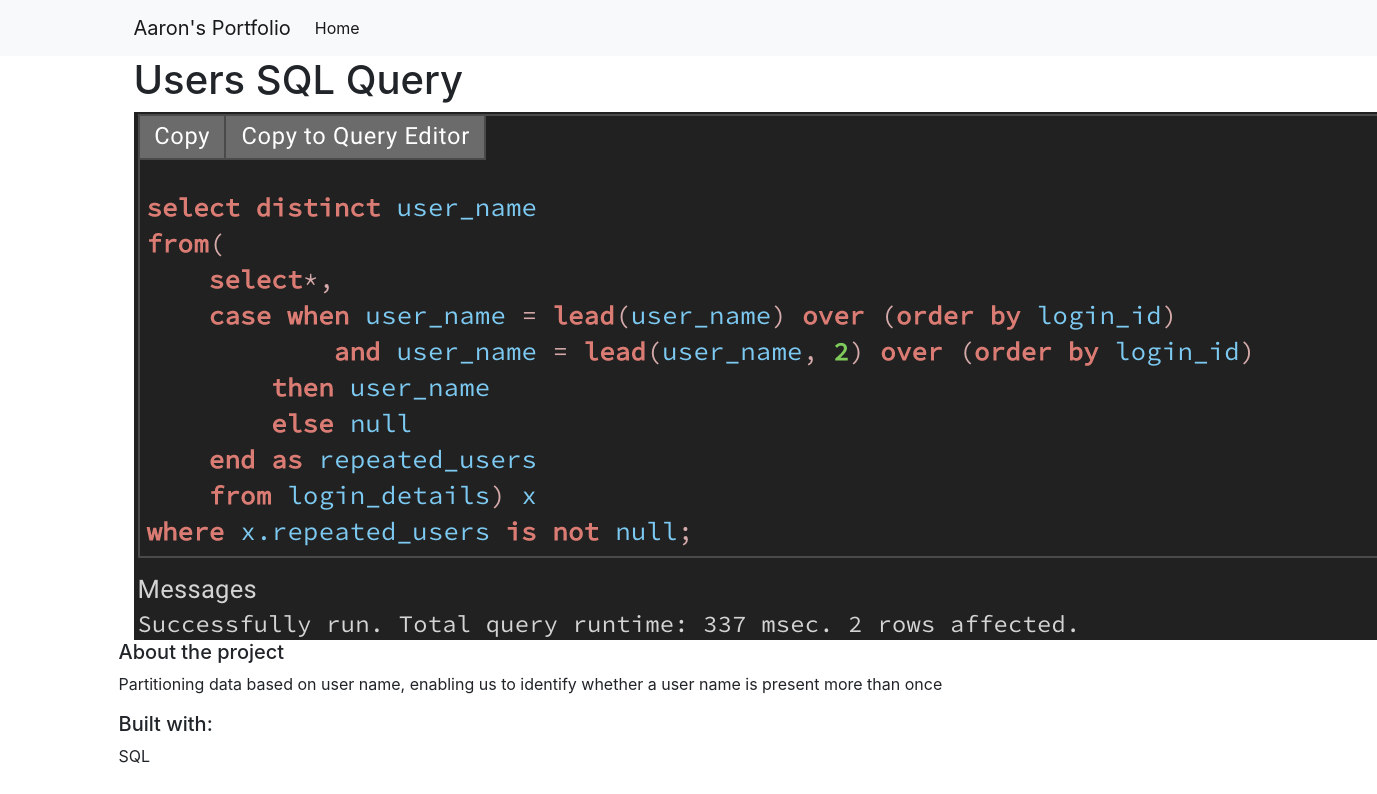
/projects/1, run on the app's committed database.
### projects/models.py (models this page shows)
class Project(models.Model):
    title = models.CharField(max_length=100)
    description = models.TextField()
    technology = models.CharField(max_length=20)
    image = models.CharField(max_length=100)

### projects/views.py (the view)
# urls.py: path('<int:pk>', views.project_detail, name='project_detail'),
def project_detail(request, pk):
    project = Project.objects.get(pk=pk)
    return render(request, 'projects/detail.html',{'project': project})

### projects/templates/projects/detail.html
    {% extends 'projects/base.html' %}
    {% load static %}
    {% block content %}
        <h1>{{ project.title }}</h1>
        <div class="row">
          <div class="col-md-8">
               <img src="{% static project.image %}" alt="{{ project.description }}">
            </div>
            <div class="col=md-4">
                <h5>About the project</h5>
                <p>{{ project.description }}</p>
                <h5>Built with:</h5>
                <p>{{ project.technology }}</p>
            </div>
        </div>
    {% endblock %}

### data on the page
Project: title "Users SQL Query", image (picture), description "Partitioning data based on user name, enabling us to identify whether a user name is present more than once", technology "SQL"
